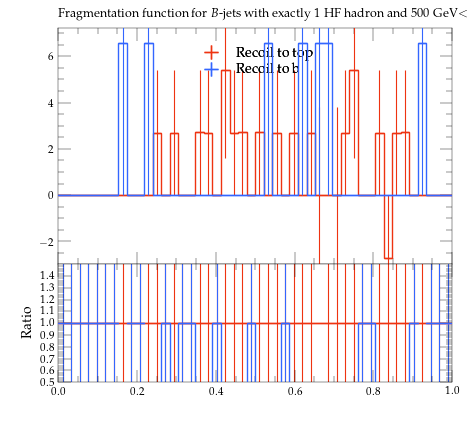

The script that saved this image:
#! /usr/bin/env python

# This Python script was auto-generated using YODA v2.0.2.
# Analysis object: /MC_HFDECAYS/high_pT_frag_B_jet_1H
# Timestamp: 31-07-2026 (13:13:53)

import matplotlib as mpl
import matplotlib.pyplot as plt
mpl.use('Agg') # comment out for interactive use
import os
import numpy as np

plotDir = os.path.split(os.path.realpath(__file__))[0]
if 'YODA_USER_PLOT_PATH' in globals():
    plot_outdir = globals()['YODA_USER_PLOT_PATH']
else:
    plot_outdir = plotDir

#plot style
plt.style.use(os.path.join(plotDir, '../default.mplstyle'))
# plot metadata
figW, figH = plt.rcParams['figure.figsize']
ax_xLabel = r''
ax_yLabel = r''
ax_title  = r'Fragmentation function for $B$-jets with exactly 1 HF hadron and 500 GeV$<p_\mathrm{T,jet}<$1000 GeV'
ax_xScale = 'linear'
ax_yScale = 'linear'
xLims = (0.0, 1.0)
yLims = (-2.9775867000000003, 7.228863400000001)

# TeX-friendly labels for the legend
labels = {
    'legend' : ([ r"Recoil to top", r"Recoil to b" ], r""),
}

# Adjust canvas width and height
canvasW = 10.0
canvasH = 9.0
figW *= canvasW/10.
figH *= canvasH/9.

# Create figure and axis objects
fig, (ax, ratio0_ax) = plt.subplots(2, 1, sharex=True,
                  figsize=(figW,figH), gridspec_kw={'height_ratios': (6.0, 3.0)})

# Set figure margins
plt.subplots_adjust(
    left   = 1.0 * plt.rcParams['figure.subplot.left'],
    right  = 1.0 * plt.rcParams['figure.subplot.right'],
    top    = 1.0 * plt.rcParams['figure.subplot.top'],
    bottom = 1.0 * plt.rcParams['figure.subplot.bottom'])

ratio0_ax.yaxis.set_major_locator(mpl.ticker.MultipleLocator(0.1))
ratio0_ax.set_ylim(0.5, 1.4999)
ratio0_ax.set_ylabel('Ratio')

# the numerical data is stored in a separate file
dataf = dict()
prefix = os.path.split(__file__)[0]
if prefix:    prefix = prefix + '/'
exec(open(prefix+'high_pT_frag_B_jet_1H__data.py').read(), dataf)


legend_handles = dict() # keep track of handles for the legend

# style options for curves
# starts at zorder>=5 to draw curve on top of legend
styles = {
  'recoil_t': {
    'color' : '#EE3311',
    'linestyle' : '-',
    'linewidth' : 1,
    'marker' : 'none',
    'markersize' : 2,
    'capsize' : 0.0,
    'zorder' : 5,
    'histstyle' : 1,
    'drawstyle' : 'steps-pre',
    'xerrorbars' : 1,
    'yerrorbars' : 1,
    'fillcolor' : None,
    'fillopacity' : 1.0,
    'ratio0_linestyle' : '-',
    'ratio0_linewidth' : 1,
    'ratio0_marker' : 'none',
    'ratio0_markersize' : 2,
    'ratio0_capsize' : 0.0,
    'ratio0_zorder' : 5,
    'ratio0_histstyle' : 1,
    'ratio0_drawstyle' : 'steps-pre',
    'ratio0_xerrorbars' : 1,
    'ratio0_yerrorbars' : 1,
  },
  'recoil_b': {
    'color' : '#3366FF',
    'linestyle' : '-',
    'linewidth' : 1,
    'marker' : 'none',
    'markersize' : 2,
    'capsize' : 0.0,
    'zorder' : 6,
    'histstyle' : 1,
    'drawstyle' : 'steps-pre',
    'xerrorbars' : 1,
    'yerrorbars' : 1,
    'fillcolor' : None,
    'fillopacity' : 1.0,
    'ratio0_linestyle' : '-',
    'ratio0_linewidth' : 1,
    'ratio0_marker' : 'none',
    'ratio0_markersize' : 2,
    'ratio0_capsize' : 0.0,
    'ratio0_zorder' : 6,
    'ratio0_histstyle' : 1,
    'ratio0_drawstyle' : 'steps-pre',
    'ratio0_xerrorbars' : 1,
    'ratio0_yerrorbars' : 1,
  },
}

# curve from input yoda files in main panel
for label, yvals in dataf['yvals'].items():
    if all(np.isnan(v) for v in dataf['yvals'][label]):
        continue
    tmp = None
    if styles[label]['histstyle']: # draw as histogram
        xpos = dataf['xedges'][label] if styles[label]['drawstyle'] else dataf['xpoints'][label]
        ypos = np.insert(yvals, 0, yvals[0]) if styles[label]['drawstyle'] else yvals
        if styles[label]['fillcolor']: # fill area below curve
            ax.fill_between(xpos, ypos, step='pre',
                            color=styles[label]['fillcolor'],
                            alpha=styles[label]['fillopacity'])
        tmp, = ax.plot(xpos, ypos,
                       color=styles[label]['color'],
                       linestyle=styles[label]['linestyle'],
                       linewidth=styles[label]['linewidth'],
                       drawstyle=styles[label]['drawstyle'], solid_joinstyle='miter',
                       zorder=styles[label]['zorder'], label=label)
    tmp = ax.errorbar(dataf['xpoints'][label], yvals,
                      xerr=np.array(dataf['xerrs'][label])*styles[label]['xerrorbars'],
                      yerr=np.array(dataf['yerrs'][label])*styles[label]['yerrorbars'],
                      fmt=styles[label]['marker'], capsize=styles[label]['capsize'],
                      markersize=styles[label]['markersize'],
                      ecolor=styles[label]['color'],
                      color=styles[label]['color'], zorder=styles[label]['zorder'])
    tmp[-1][0].set_linestyle(styles[label]['linestyle'])
    tmp[-1][0].set_linewidth(styles[label]['linewidth'])
    if label in dataf['add_legend_handle']:  legend_handles[label] = tmp
    for varLabel in dataf['variation_yvals'].keys():
        if varLabel.startswith(label):
            tmp, = ax.plot(dataf['xedges'][label], dataf['variation_yvals'][varLabel],
                           color=styles[label]['color'],
                           linestyle=styles[label]['linestyle'],
                           linewidth=styles[label]['linewidth'],
                           drawstyle='steps-pre', solid_joinstyle='miter',
                           zorder=styles[label]['zorder'], alpha=0.5)


# plots on ratio panel
# curve from input yoda files in ratio panel
for label, yvals in dataf['ratio0_yvals'].items():
    if all(np.isnan(v) for v in yvals):
        continue
    if styles[label]['ratio0_histstyle']: # plot as histogram
        xpos = dataf['xedges']['recoil_t'] if styles[label]['ratio0_drawstyle'] else dataf['xpoints']['recoil_t']
        ypos = np.insert(yvals, 0, yvals[0]) if styles[label]['ratio0_drawstyle'] else yvals
        ratio0_ax.plot(xpos, ypos,
                       color=styles[label]['color'],
                       linewidth=styles[label]['linewidth'],
                       linestyle=styles[label]['ratio0_linestyle'],
                       drawstyle=styles[label]['ratio0_drawstyle'], zorder=styles[label]['zorder'],
                       solid_joinstyle='miter')
    tmp = ratio0_ax.errorbar(dataf['xpoints']['recoil_t'], yvals,
                             xerr=np.array(dataf['ref_xerrs'])*styles[label]['ratio0_xerrorbars'],
                             yerr=np.array(dataf['ratio0_yerrs'][label])*styles[label]['ratio0_yerrorbars'],
                             fmt=styles[label]['ratio0_marker'], capsize=styles[label]['ratio0_capsize'],
                             markersize=styles[label]['ratio0_markersize'],
                             ecolor=styles[label]['color'],
                             color=styles[label]['color'])
    tmp[-1][0].set_linestyle(styles[label]['ratio0_linestyle'])
    tmp[-1][0].set_linewidth(styles[label]['ratio0_linewidth'])

    for varlabel in dataf['ratio0_variation_vals'].keys():
        if varlabel.startswith(label):
            ratio0_ax.plot(dataf['xedges']['recoil_t'],
                            dataf['ratio0_variation_vals'][varlabel],
                            color=styles[label]['color'],
                            linestyle=styles[label]['linestyle'],
                            linewidth=styles[label]['linewidth'],
                            drawstyle='steps-pre', solid_joinstyle='miter',
                            zorder=1, alpha=0.5)

legend_items = list(legend_handles.values())
ax.add_artist(ax.legend(legend_items,
                        labels['legend'][0],
                        title=labels['legend'][1],
                        alignment='left',
                        loc='upper center',
                        bbox_to_anchor=(0.5, 0.97)))

# set plot metadata as defined above
ratio0_ax.set_xlabel(ax_xLabel)
ratio0_ax.xaxis.set_label_coords(1., -0.15)
ax.set_ylabel(ax_yLabel, ha='right', va='top')
ax.yaxis.set_label_coords(-0.11, 1.0)
ax.set_title(ax_title, loc='left')
ax.set_xscale(ax_xScale)
ax.set_yscale(ax_yScale)
ax.set_xlim(xLims)
ax.set_ylim(yLims)

# tick formatting
plt.rcParams['xtick.top'] = True
plt.rcParams['ytick.right'] = True
fig.align_ylabels((ax, ratio0_ax))
plt.savefig(os.path.join(plot_outdir, 'high_pT_frag_B_jet_1H.pdf'), format='PDF')
plt.savefig(os.path.join(plot_outdir, 'high_pT_frag_B_jet_1H.png'), format='PNG')

plt.close(fig)
